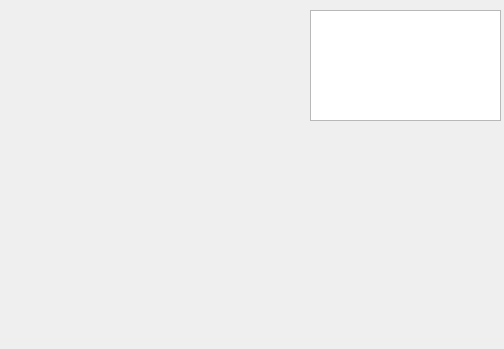
<?xml version="1.0" encoding="UTF-8"?>
<ui version="4.0">
 <class>Widget</class>
 <widget class="QWidget" name="Widget">
  <property name="geometry">
   <rect>
    <x>0</x>
    <y>0</y>
    <width>504</width>
    <height>349</height>
   </rect>
  </property>
  <property name="windowTitle">
   <string>Widget</string>
  </property>
  <widget class="QListWidget" name="listWidget">
   <property name="geometry">
    <rect>
     <x>310</x>
     <y>10</y>
     <width>191</width>
     <height>111</height>
    </rect>
   </property>
  </widget>
 </widget>
 <layoutdefault spacing="6" margin="11"/>
 <resources/>
 <connections/>
</ui>
